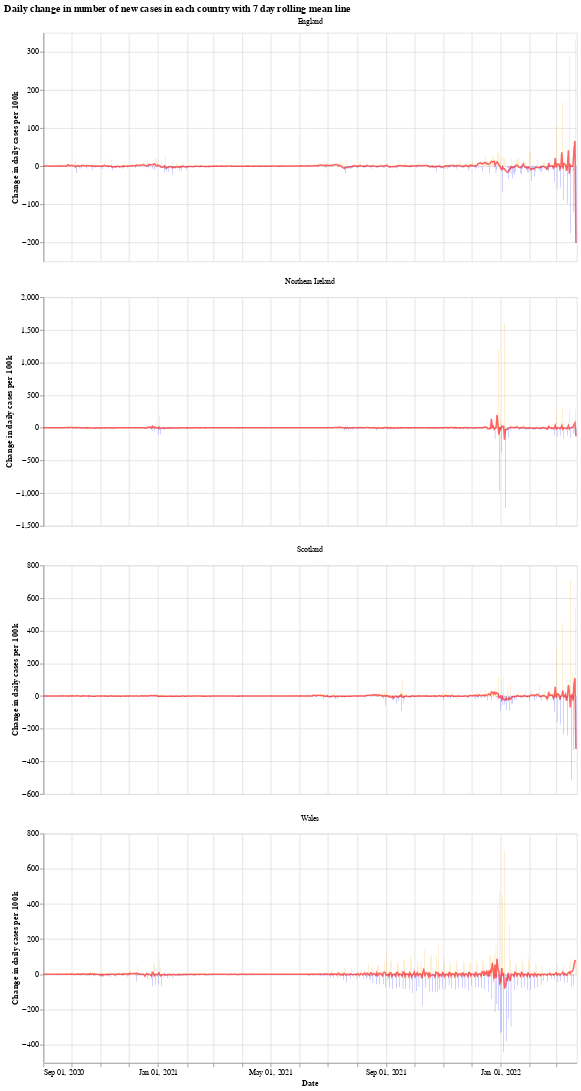

Notebook code cell kept with this figure:
### Markdown cell above
We will use the Python library `Altair` for visualising the data, see the [altair docs](https://altair-viz.github.io/) for more information.

First we have a graph which shows the daily change in the number of new cases for each country. This number jumps up and down all over the place, which is likely due to delay in reporting of new cases over the weekend. Another interesting thing is that it looks like the daily cases in Wales experienced a much shorter period of calm over the summer (calm in the sense of daily cases not jumping up and down).

The orange bars are days when the number of new cases (per 100k population) was more than the previous day, while the blue are days when the number of new cases dropped. The red line is the 7 day moving average. 

When the moving average line is below 0, it means that there is a consistent drop in new cases. We can see this clearly happening around the times that lockdowns were introduced (though, to varying degrees). I will update the graphs soon with a marker of when each lockdown started.

### Code cell
# collapse
import altair as alt

bars = alt.Chart(uk_cases).mark_bar().encode(
    x=alt.X("yearmonthdate(date):T", axis=alt.Axis(title='Date')),
    y=alt.Y("casesChangeRate:Q", axis=alt.Axis(title='Change in daily cases per 100k')),
    tooltip='casesChange',
    color=alt.condition(
        alt.datum.casesChangeRate > 0,
        alt.value("orange"),  # The positive color
        alt.value("blue")  # The negative color
    )
).properties(title='Daily change in number of new cases with 7 day rolling mean',width=700).interactive()

line = alt.Chart(uk_cases).mark_line(
    color='red',
    size=2,
    opacity=0.6
).transform_window(
    rolling_mean='mean(casesChangeRate)',
    frame=[0, 7],
    groupby=['areaName']
).encode(
    x='yearmonthdate(date):T',
    y='rolling_mean:Q'
)

alt.layer(bars, line, data=uk_cases).facet(alt.Column(
    'areaName', title=''), columns=1).resolve_scale(y='independent').properties(title='Daily change in number of new cases in each country with 7 day rolling mean line')

### Figure 1 — Vega-Lite specification as saved in the notebook (floating-point values rounded to 4 significant figures; data arrays with more than 128 entries replaced by an {"elided": "..."} marker saying what was removed)
{"config": {"view": {"continuousWidth": 400, "continuousHeight": 300}}, "data": {"name": "data-2138e74435f2f71cd32d963d297e5841"}, "facet": {"type": "nominal", "field": "areaName", "title": ""}, "spec": {"layer": [{"mark": "bar", "encoding": {"color": {"condition": {"value": "orange", "test": "(datum.casesChangeRate > 0)"}, "value": "blue"}, "tooltip": {"type": "quantitative", "field": "casesChange"}, "x": {"type": "temporal", "axis": {"title": "Date"}, "field": "date", "timeUnit": "yearmonthdate"}, "y": {"type": "quantitative", "axis": {"title": "Change in daily cases per 100k"}, "field": "casesChangeRate"}}, "selection": {"selector001": {"type": "interval", "bind": "scales", "encodings": ["x", "y"]}}, "title": "Daily change in number of new cases with 7 day rolling mean", "width": 700}, {"mark": {"type": "line", "color": "red", "opacity": 0.6, "size": 2}, "encoding": {"x": {"type": "temporal", "field": "date", "timeUnit": "yearmonthdate"}, "y": {"type": "quantitative", "field": "rolling_mean"}}, "transform": [{"window": [{"op": "mean", "field": "casesChangeRate", "as": "rolling_mean"}], "frame": [0, 7], "groupby": ["areaName"]}]}]}, "columns": 1, "resolve": {"scale": {"y": "independent"}}, "title": "Daily change in number of new cases in each country with 7 day rolling mean line", "$schema": "https://vega.github.io/schema/vega-lite/v4.8.1.json", "datasets": {"data-2138e74435f2f71cd32d963d297e5841": {"elided": "2272 records"}}}
